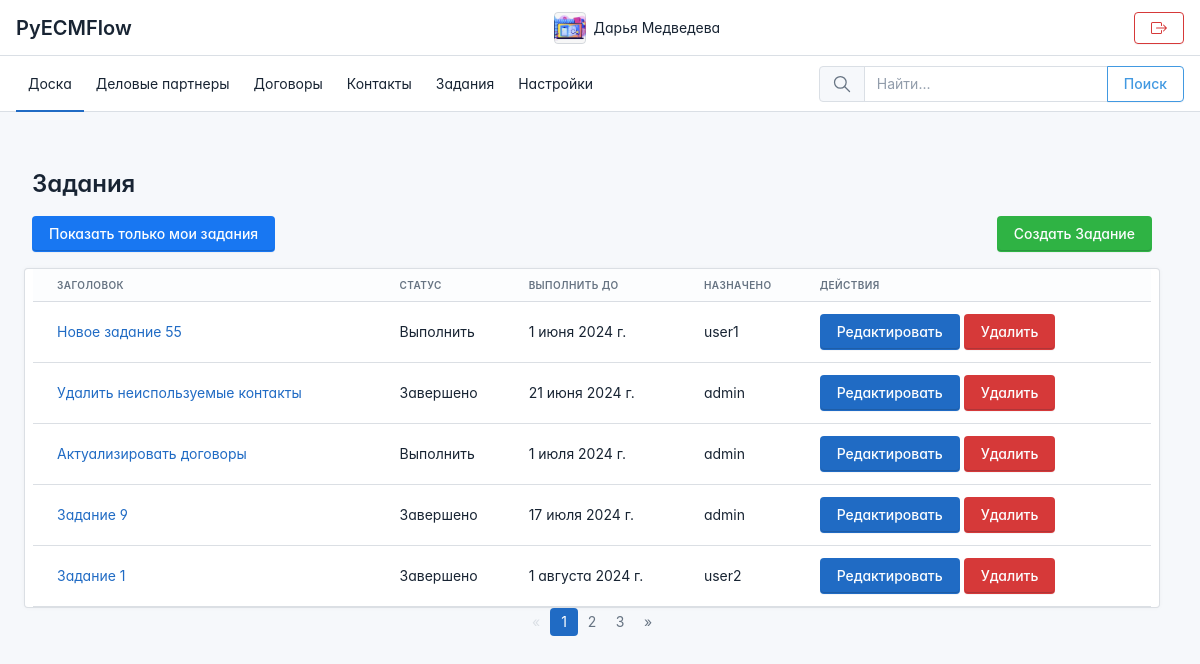
Page /tasks/ (signed in) on the committed database.
### apps/accounts/models.py (models this page shows, shortened)
class UserProfile(models.Model):
    user = models.OneToOneField(User, on_delete=models.CASCADE, related_name='profile',
                                verbose_name='Пользователь')
    email_address = models.EmailField(blank=True,
                                      verbose_name='Наименование')
    bio = models.TextField(blank=True, null=True,
                           verbose_name='О себе')
    phone_number = models.CharField(max_length=20, blank=True, null=True, verbose_name='Телефон')
    profile_picture = models.ImageField(upload_to='user_images', null=True, blank=True,
                                        verbose_name='Фото профиля')

### apps/tasks/models.py (models this page shows, shortened)
class Task(models.Model):
    TASK_STATUS_CHOICES = [
        ('Выполнить', 'Выполнить'),
        ('В процессе', 'В процессе'),
        ('Завершено', 'Завершено'),
        ('Отменено', 'Отменено'),
    ]
    title = models.CharField(max_length=100, default='Новое задание', verbose_name='Название')
    description = models.TextField(verbose_name='Описание')
    status = models.CharField(max_length=20, choices=TASK_STATUS_CHOICES, default='todo',
                              verbose_name='Статус')
    completed = models.BooleanField(default=False, verbose_name='Завершено')
    due_date = models.DateField(default=date.today, verbose_name='Срок выполнения')
    created_at = models.DateTimeField(auto_now_add=True, verbose_name='Дата создания')
    assigned_to = models.ForeignKey(User, on_delete=models.CASCADE, related_name='tasks',
                                    null=True, blank=True, verbose_name='Назначено')

### apps/tasks/views.py (the view)
# urls.py: path('tasks/', views.task_list, name='task_list'),
@login_required
def task_list(request):
    show_all = str(request.session.get('show_all', False)).lower()
    order_by = request.GET.get('order_by', 'due_date')
    if 'show_all' in request.GET:
        show_all = str(request.GET.get('show_all', 'false')).lower() == 'true'
        request.session['show_all'] = show_all
    if show_all:
        tasks = Task.objects.all().order_by(order_by)
    else:
        tasks = Task.objects.filter(assigned_to=request.user).order_by(order_by)
    paginator = Paginator(tasks, 5)  # Показать 5 заданий
    page_number = request.GET.get('page')
    page_obj = paginator.get_page(page_number)
    return render(request, 'apps/tasks/task_list.html',
                  {'page_obj': page_obj, 'show_all': show_all})

### templates/apps/tasks/task_list.html (shortened to what this page needs)
{% extends 'base.html' %}
{% block content %}
<div class="container my-5">
    <div class="row mb-3">
        <div class="col-12">
            <h1>Задания</h1>
        </div>
        <div class="row mb-3">
            <div class="col-12">
                <div class="d-flex justify-content-between mb-3">
                    {% if show_all %}
                    <a href="?show_all=false" class="btn btn-facebook">Показать только мои задания</a>
                    {% else %}
                    <a href="?show_all=true" class="btn btn-vimeo">Показать все задания</a>
                    {% endif %}
                    <a href="{% url 'tasks:task_create' %}" class="btn btn-success" >
                         Создать Задание </a>
                </div>
            </div>
            <div class="card">
                <table class="table card-table table-vcenter">
                    <thead>
                    <tr>
                        <th>Заголовок</th>
                        <th>Статус</th>
                        <th>Выполнить до</th>
                        <th>Назначено</th>
                        <th>Действия</th>
                    </tr>
                    </thead>
                    <tbody>
                    {% for task in page_obj %}
                    <tr>
                        <td><a href="{% url 'tasks:task_detail' task.id %}">{{ task.title }}</a></td>
                        <td>{{ task.get_status_display }}</td>
                        <td>{{ task.due_date }}</td>
                        <td>{{ task.assigned_to }}</td>
                        <td>
                            <a href="{% url 'tasks:task_update' task.id %}" class="btn btn-primary">Редактировать</a>
                            <a href="{% url 'tasks:task_delete' task.id %}" class="btn btn-danger">Удалить</a>
                        </td>
                    </tr>
                    {% empty %}
                    <tr>
                        <td colspan="5">Заданий нет</td>
                    </tr>
                    {% endfor %}
                    </tbody>
                </table>
            </div>
            <nav aria-label="Page navigation">
                <ul class="pagination justify-content-center">
                    {% if page_obj.has_previous %}
                    <li class="page-item">
                        <a class="page-link" href="?page={{ page_obj.previous_page_number }}&show_all={{ show_all }}" aria-label="Previous">
                            <span aria-hidden="true">&laquo;</span></a>
                    </li>
                    {% else %}
                    <li class="page-item disabled">
                        <a class="page-link" href="#" aria-label="Previous">
                            <span aria-hidden="true">&laquo;</span></a>
                    </li>
                    {% endif %}
                    {% for i in page_obj.paginator.page_range %}
                    {% if page_obj.number == i %}
                    <li class="page-item active"><a class="page-link" href="#">{{ i }}</a></li>
                    {% else %}
                    <li class="page-item"><a class="page-link" href="?page={{ i }}&show_all={{ show_all }}">{{ i }}</a></li>
                    {% endif %}
                    {% endfor %}
                    {% if page_obj.has_next %}
                    <li class="page-item">
                        <a class="page-link" href="?page={{ page_obj.next_page_number }}&show_all={{ show_all }}" aria-label="Next">
                            <span aria-hidden="true">&raquo;</span></a>
                    </li>
                    {% else %}
                    <li class="page-item disabled">
                        <a class="page-link" href="#" aria-label="Next">
                            <span aria-hidden="true">&raquo;</span></a>
                    </li>
                    {% endif %}
                </ul>
            </nav>
        </div>
    </div>
</div>
{% endblock %}

### templates/navigation.html (shortened to what this page needs)
<header class="navbar navbar-expand-md d-print-none" >
    <div class="container-xl">
        <h1 class="navbar-brand navbar-brand-autodark d-none-navbar-horizontal pe-0 pe-md-3" width="110" height="32">
            <a href="{% url 'dashboard:dashboard' %}">PyECMFlow</a>
        </h1>
        <div class="navbar-nav flex-row order-md-last">
            <div class="d-none d-md-flex">
                <div class="nav-item">
                    <a href="{% url 'accounts:profile' %}" class="nav-link d-flex lh-1 text-reset p-0" >
                        <span class="avatar avatar-sm" style="background-image: url({% if user.profile.profile_picture %}{{ user.profile.profile_picture.url }}{% else %}https://via.placeholder.com/150{% endif %})"></span>
                        <div class="d-none d-xl-block ps-2">
                            <div>{{ user.first_name }} {{ user.last_name }}</div>
                        </div>
                    </a>
                </div>
            </div>
        </div>
        <div class="navbar-nav flex-row order-md-last">
            <div class="d-none d-md-flex">
                <div class="nav-item">
                    <div class="d-none d-xl-block ps-2">
                        <a href="{% url 'accounts:login' %}" class="nav-link d-flex lh-1 text-reset p-0" >
                            <button type="button" class="btn btn-outline-danger"></button>
                        </a>
                    </div>
                </div>
            </div>
        </div>
    </div>
</header>
<header class="navbar-expand-md">
    <div class="collapse navbar-collapse" id="navbar-menu">
        <div class="navbar">
            <div class="container-xl">
                <ul class="navbar-nav">
                    <li class="nav-item active">
                        <a class="nav-link" href="{% url 'dashboard:dashboard' %}" >
                            <span class="nav-link-title ">Доска</span>
                        </a>
                    </li>
                    <li class="nav-item">
                        <a class="nav-link" href="{% url 'business_partner:businesspartner_list' %}">
                            <span class="nav-link-title">Деловые партнеры</span>
                        </a>
                    </li>
                    <li class="nav-item">
                        <a class="nav-link" href="{% url 'contracts:contracts_list' %}" >
                            <span class="nav-link-title">Договоры</span>
                        </a>
                    </li>
                    <li class="nav-item">
                        <a class="nav-link" href="{% url 'contact:contact_list' %}" >
                            <span class="nav-link-title">Контакты</span>
                        </a>
                    </li>
                    <li class="nav-item">
                        <a class="nav-link" href="{% url 'tasks:task_list' %}" >
                            <span class="nav-link-title">Задания</span>
                        </a>
                    </li>
                    {% if request.user.is_staff %}
                    <li class="nav-item">
                        <a class="nav-link" href="{% url 'admin:index' %}" >
                            <span class="nav-link-title">Настройки</span>
                        </a>
                    </li>
                    {% endif %}
                </ul>
            <div class="my-2 my-md-0 flex-grow-1 flex-md-grow-0 order-first order-md-last">
                <form id="search-form" action="{% url 'search:search' %}" method="get" autocomplete="off" novalidate>
                    <div class="input-group">
                        <span class="input-group-text">
                        </span>
                        <input id="search-input" type="text" name="q" value="" class="form-control" placeholder="Найти..." aria-label="Search the website">
                        <button class="btn btn-outline-info" type="submit">Поиск</button>
                    </div>
                </form>
            </div>
            </div>
        </div>
    </div>
</header>

### templates/base.html (style rules this page uses)
:root { --tblr-font-sans-serif: 'Inter Var', -apple-system, BlinkMacSystemFont, San Francisco, Segoe UI, Roboto, Helvetica Neue, sans-serif; }
body { font-feature-settings: "cv03", "cv04", "cv11"; }

### rows in the picture
Task: title "Новое задание 55", status "Выполнить", due_date "1 июня 2024 г.", assigned_to "user1"
Task: title "Удалить неиспользуемые контакты", status "Завершено", due_date "21 июня 2024 г.", assigned_to "admin"
Task: title "Актуализировать договоры", status "Выполнить", due_date "1 июля 2024 г.", assigned_to "admin"
Task: title "Задание 9", status "Завершено", due_date "17 июля 2024 г.", assigned_to "admin"
Task: title "Задание 1", status "Завершено", due_date "1 августа 2024 г.", assigned_to "user2"

### other values in the picture
{{ user.first_name }} "Дарья"
{{ user.last_name }} "Медведева"
{{ i }} "1"
{{ i }} "2" "3"
